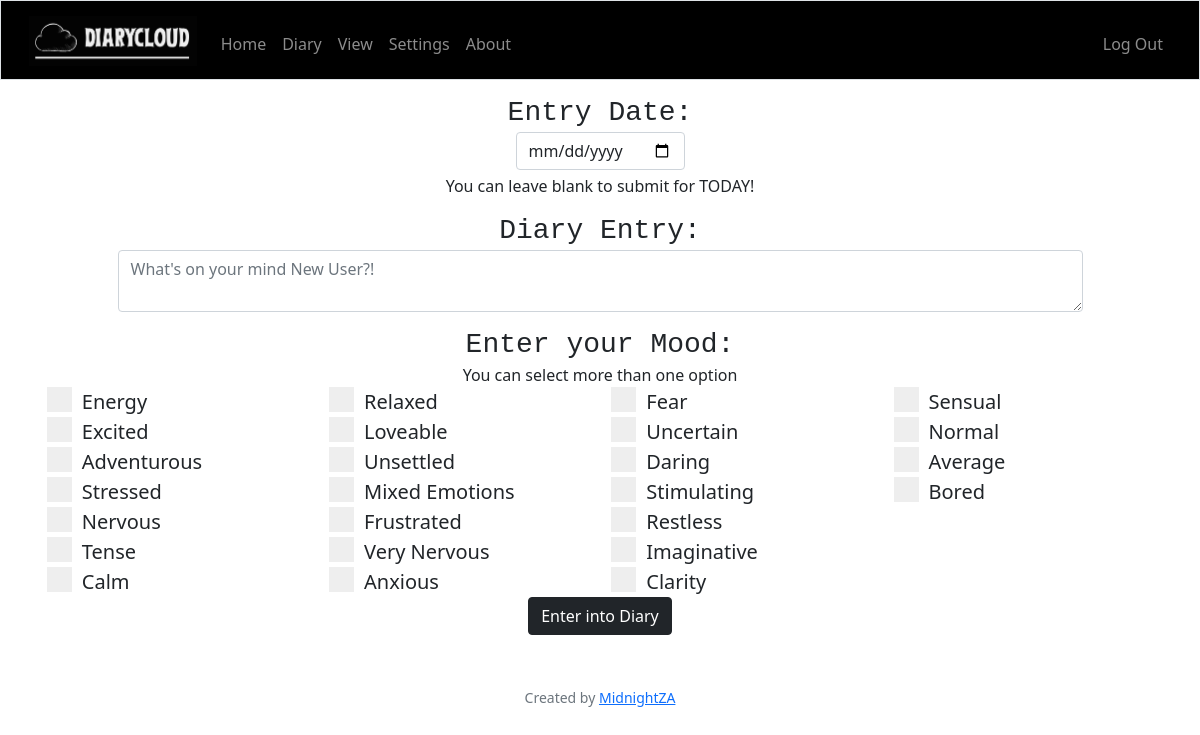
Page /diary (signed in) on the earlier database version.
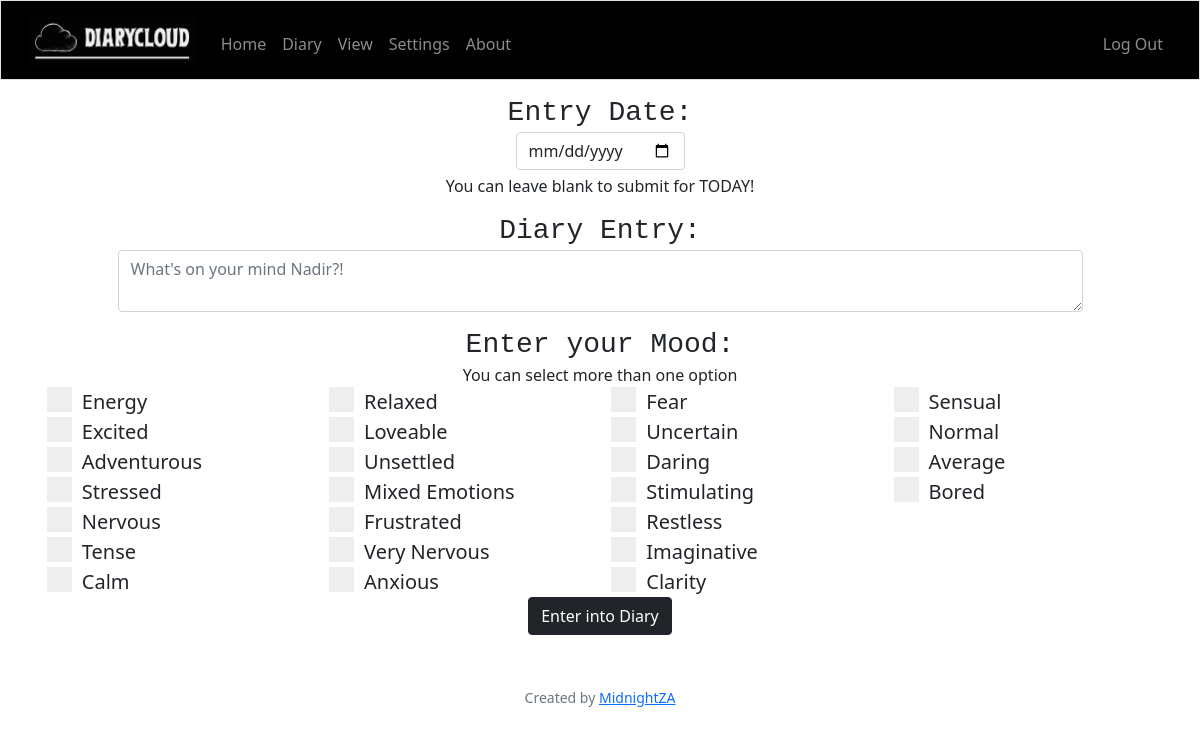
Same page on the later database version.
### tables this page shows
CREATE TABLE "users" ("id" INTEGER PRIMARY KEY AUTOINCREMENT UNIQUE NOT NULL, "username" TEXT UNIQUE NOT NULL, "hash" TEXT NOT NULL, "name" TEXT NOT NULL DEFAULT 'To DiaryCloud');

### app.py (the view, shortened to what this page needs)
@app.route("/diary", methods=["GET", "POST"])
@login_required
def diary():
    userid = db.execute("SELECT name FROM users WHERE id = ?;", session['user_id'])[0]['name']
    return render_template("diary.html", name=userid)

### app.py (called while the page is built)
@app.after_request
def after_request(response):
    response.headers["Cache-Control"] = "no-cache, no-store, must-revalidate"
    response.headers["Expires"] = 0
    response.headers["Pragma"] = "no-cache"
    return response

### helpers.py (called while the page is built)
def login_required(f):
    @wraps(f)
    def decorated_function(*args, **kwargs):
        if session.get("user_id") is None:
            return redirect("/login")
        return f(*args, **kwargs)
    return decorated_function

### templates/diary.html (shortened to what this page needs)
{% extends "layout.html" %}
{% block main %}
    <form action="/diary" method="post">
        <div class="mb-1">
            <h3>Entry Date:</h3>
            <input autocomplete="off" class="date form-control mx-auto w-auto" id="date" name="date" placeholder="Date" type="date">
        </div>
        <div class="mb-3">
            <p>You can leave blank to submit for TODAY!</p>
        </div>
        <div class="mb-3">
            <h3>Diary Entry:</h3>
            <textarea autocomplete="off" class="form-control mx-auto w-auto" id="entry" name="entry" placeholder="What's on your mind {{ name }}?!" type="text" style=" min-width:50px; max-width:100%" cols = "100"></textarea>
        </div>
        <div class="mb-1">
            <h3>Enter your Mood:</h3>
            <p>You can select more than one option</p>
            <div class="container-fluid" style="text-align: left">
              <div class="row">
                <div class="col-sm-6 col-lg-3">
                  <label class="container" for="energy">Energy
                    <span class="checkmark"></span>
                  </label>
                  <label class="container" for="excited">Excited
                    <span class="checkmark"></span>
                  </label>
                  <label class="container" for="adventurous">Adventurous
                    <span class="checkmark"></span>
                  </label>
                  <label class="container" for="stressed">Stressed
                    <span class="checkmark"></span>
                  </label>
                  <label class="container" for="nervous">Nervous
                    <span class="checkmark"></span>
                  </label>
                  <label class="container" for="tense">Tense
                    <span class="checkmark"></span>
                  </label>
                  <label class="container" for="calm">Calm
                    <span class="checkmark"></span>
                  </label>
                </div>
                <div class="col-sm-6 col-lg-3">
                  <label class="container" for="relaxed">Relaxed
                    <span class="checkmark"></span>
                  </label>
                  <label class="container" for="loveable">Loveable
                    <span class="checkmark"></span>
                  </label>
                  <label class="container" for="unsettled">Unsettled
                    <span class="checkmark"></span>
                  </label>
                  <label class="container" for="mixedEmotions">Mixed Emotions
                    <span class="checkmark"></span>
                  </label>
                  <label class="container" for="frustrated">Frustrated
                    <span class="checkmark"></span>
                  </label>
                  <label class="container" for="veryNervous">Very Nervous
                    <span class="checkmark"></span>
                  </label>
                  <label class="container" for="anxious">Anxious
                    <span class="checkmark"></span>
                  </label>
                </div>
                <div class="col-sm-6 col-lg-3">
                  <label class="container" for="fear">Fear
                    <span class="checkmark"></span>
                  </label>
                  <label class="container" for="uncertain">Uncertain
                    <span class="checkmark"></span>
                  </label>
                  <label class="container" for="daring">Daring
                    <span class="checkmark"></span>
                  </label>
                  <label class="container" for="stimulating">Stimulating
                    <span class="checkmark"></span>
                  </label>
                  <label class="container" for="restless">Restless
                    <span class="checkmark"></span>
                  </label>
                  <label class="container" for="imaginative">Imaginative
                    <span class="checkmark"></span>
                  </label>
                  <label class="container" for="clarity">Clarity
                    <span class="checkmark"></span>
                  </label>
                </div>
                <div class="col-sm-6 col-lg-3">
                  <label class="container" for="sensual">Sensual
                    <span class="checkmark"></span>
                  </label>
                  <label class="container" for="normal">Normal
                    <span class="checkmark"></span>
                  </label>
                  <label class="container" for="average">Average
                    <span class="checkmark"></span>
                  </label>
                  <label class="container" for="bored">Bored
                    <span class="checkmark"></span>
                  </label>
                </div>
              </div>
            </div>
        <button class="btn btn-dark" type="submit">Enter into Diary</button>
    </form>
{% endblock %}

### templates/layout.html (shortened to what this page needs)
<!DOCTYPE html>
<html lang="en">
    <head>
        <link rel="stylesheet" href="https://cdn.jsdelivr.net/npm/bootstrap@4.1.3/dist/css/bootstrap.min.css">
        <link href="https://cdn.jsdelivr.net/npm/bootstrap@5.1.3/dist/css/bootstrap.min.css" rel="stylesheet">
        <link href="/static/styles.css" rel="stylesheet">
        <link href="/static/accordian.css" rel="stylesheet">
    </head>
    <body>
        <nav class="border navbar navbar-expand-md navbar-dark" style="background-color: black;">
            <div class="container-fluid">
                <a class="navbar-brand" href="/"><img src="static/logo_main.png" alt="Logo of DiaryCloud" height="50" filter=""></a>
                <div class="collapse navbar-collapse" id="navbar">
                    {% if session["user_id"] %}
                        <ul class="navbar-nav me-auto mt-2">
                            <li class="nav-item"><a class="nav-link" href="/">Home</a></li>
                            <li class="nav-item"><a class="nav-link" href="/diary">Diary</a></li>
                            <li class="nav-item"><a class="nav-link" href="/view">View</a></li>
                            <li class="nav-item"><a class="nav-link" href="/settings">Settings</a></li>
                            <li class="nav-item"><a class="nav-link" href="/about">About</a></li>
                        </ul>
                        <ul class="navbar-nav ms-auto mt-2">
                            <li class="nav-item"><a class="nav-link" href="/logout">Log Out</a></li>
                        </ul>
                    {% endif %}
                </div>
            </div>
        </nav>
        <main class="container-fluid py-5 text-center">
            {% block main %}{% endblock %}
        </main>
        <footer class="mb-5 small text-center text-muted">
            Created by <a href="https://github.com/MidnightZA">MidnightZA</a>
        </footer>
    </body>
</html>

### static/styles.css (style rules this page uses)
nav .navbar-brand { font-size: xx-large; filter: invert(1); }
input { height: 35px; }
p { margin-top: 0; margin-bottom: 0; }
h3 { margin-bottom: 2px; font-family: monospace; }
.row { margin-left: 1%; margin-right: 1%; min-width: fit-content; --bs-gutter-x: 2%; }
.container { display: block; position: relative; padding-left: 35px; margin-bottom: 0px; cursor: pointer; font-size: 20px; -webkit-user-select: none; -moz-user-select: none; -ms-user-select: none; user-select: none; }
.checkmark { position: absolute; top: 0; left: 0; height: 25px; width: 25px; background-color: #eee; }
.checkmark:after { content: ""; position: absolute; display: none; }
.container .checkmark:after { left: 9px; top: 5px; width: 5px; height: 10px; border: solid white; border-width: 0 3px 3px 0; -webkit-transform: rotate(45deg); -ms-transform: rotate(45deg); transform: rotate(45deg); }
.row:after { content: ""; display: table; clear: both; }
.py-5 { padding-top: 1rem!important; padding-bottom: 3rem!important; }

Differences in the rows shown:
changed users: entry "What's on your mind New User?!" → "What's on your mind Nadir?!"
